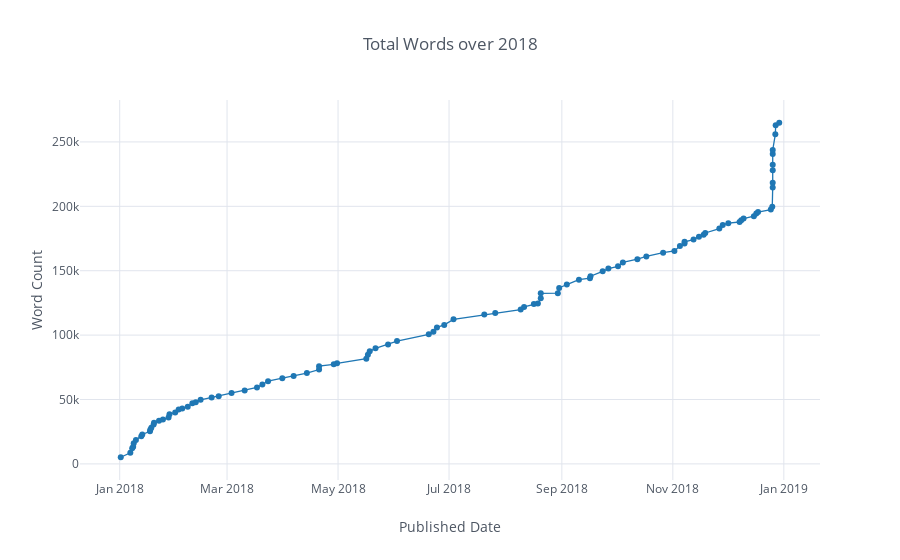

Notebook code cell kept with this figure:
### Markdown cell above
# Cumulative Word Count

This shows the total words I wrote over the year. We use a cumulative sum plotted against the published date.

### Code cell
stat_df.set_index('published_date', inplace=True)
stat_df['word_count'].cumsum().iplot(kind='scatter', mode='markers+lines', size=6, xTitle='Published Date', yTitle='Word Count',
                                colorscale='plotly', theme='white', title='Total Words over 2018')
